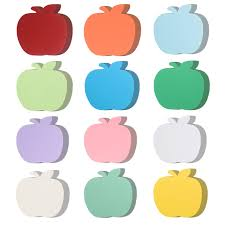
#> input picture Recursos/manzanascolors.jpg, 225 x 225 px, found by its file name
$ python colors.py
#> lines starting #> are read from the running program, lines starting #| are printed output that depends on the picture; after the words box and inside, x2 and y2 are one past the last pixel; in counts of white or black regions, pixels touching at a corner belong together
import cv2
import numpy as np

# Ruta de la imagen
ruta_imagen = r'C:\Users\Daniels\Desktop\graficacion\Recursos\manzanascolors.jpg'

# Leer la imagen
imagen = cv2.imread(ruta_imagen)
#> imagen is the input picture: shape (225, 225, 3); mean B, G, R 207.1, 215.7, 216.9

# Verificar si la imagen fue cargada correctamente
if imagen is None:
    print("Error: No se pudo cargar la imagen. Verifica la ruta y el nombre del archivo.")
else:
    # Convertir la imagen de BGR a HSV
    imagen_hsv = cv2.cvtColor(imagen, cv2.COLOR_BGR2HSV)
#> imagen_hsv: shape (225, 225, 3); mean H, S, V 58.9, 50.4, 234.7

    # Definir los rangos de color en HSV

    # Rojo (dos rangos por el ciclo de color)
    bajo_rojo1 = np.array([0, 50, 50])
    alto_rojo1 = np.array([10, 255, 255])
    bajo_rojo2 = np.array([170, 50, 50])
    alto_rojo2 = np.array([180, 255, 255])

    # Verde
    bajo_verde = np.array([40, 50, 50])
    alto_verde = np.array([80, 255, 255])

    # Amarillo
    bajo_amarillo = np.array([20, 50, 50])
    alto_amarillo = np.array([30, 255, 255])

    # Crear máscaras para los colores
    mascara_rojo1 = cv2.inRange(imagen_hsv, bajo_rojo1, alto_rojo1)
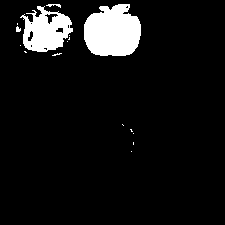
#> mascara_rojo1: shape (225, 225); 7.8% white; 16 white regions (12 under 20 px), largest, box (x1, y1, x2, y2) and area: (84, 4, 141, 56) 2380, (20, 6, 73, 52) 1502, (46, 4, 61, 8) 30, (16, 26, 21, 32) 22
    mascara_rojo2 = cv2.inRange(imagen_hsv, bajo_rojo2, alto_rojo2)
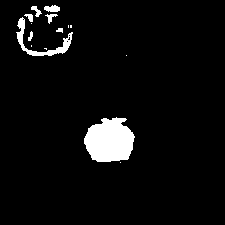
#> mascara_rojo2: shape (225, 225); 4.9% white; 15 white regions (7 under 20 px), largest, box (x1, y1, x2, y2) and area: (84, 117, 135, 162) 1735, (16, 17, 73, 56) 461, (44, 5, 60, 12) 85
    mascara_rojo = cv2.add(mascara_rojo1, mascara_rojo2)
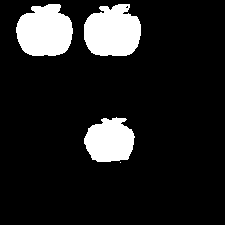
#> mascara_rojo: shape (225, 225); 12.8% white; 4 white regions (1 under 20 px), largest, box (x1, y1, x2, y2) and area: (84, 4, 141, 56) 2381, (16, 4, 73, 56) 2348, (84, 117, 135, 162) 1747

    mascara_verde = cv2.inRange(imagen_hsv, bajo_verde, alto_verde)
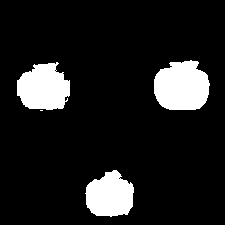
#> mascara_verde: shape (225, 225); 11.7% white; 4 white regions (1 under 20 px), largest, box (x1, y1, x2, y2) and area: (154, 60, 210, 110) 2249, (17, 62, 70, 110) 1935, (85, 170, 134, 217) 1718
    mascara_amarillo = cv2.inRange(imagen_hsv, bajo_amarillo, alto_amarillo)
#> mascara_amarillo: shape (225, 225); 4.4% white; 1 white region, box (x1, y1, x2, y2) and area: (153, 168, 208, 218) 2228

    # Aplicar las máscaras a la imagen original
    imagen_rojo = cv2.bitwise_and(imagen, imagen, mask=mascara_rojo)
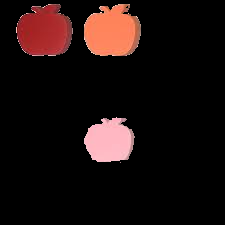
#> imagen_rojo: shape (225, 225, 3); mean B, G, R 13.5, 14.7, 27.5
    imagen_verde = cv2.bitwise_and(imagen, imagen, mask=mascara_verde)
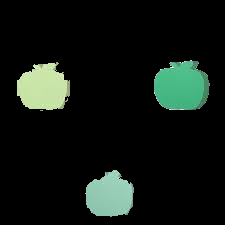
#> imagen_verde: shape (225, 225, 3); mean B, G, R 18.2, 23.3, 16
    imagen_amarillo = cv2.bitwise_and(imagen, imagen, mask=mascara_amarillo)
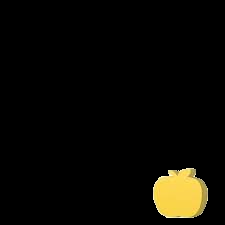
#> imagen_amarillo: shape (225, 225, 3); mean B, G, R 3.9, 9.1, 10.5

    # Mostrar las imágenes
    cv2.imshow('Imagen Original', imagen)
    cv2.imshow('Color Rojo', imagen_rojo)
    cv2.imshow('Color Verde', imagen_verde)
    cv2.imshow('Color Amarillo', imagen_amarillo)

    # Esperar a que se pulse una tecla para cerrar las ventanas
    cv2.waitKey(0)
    cv2.destroyAllWindows()
